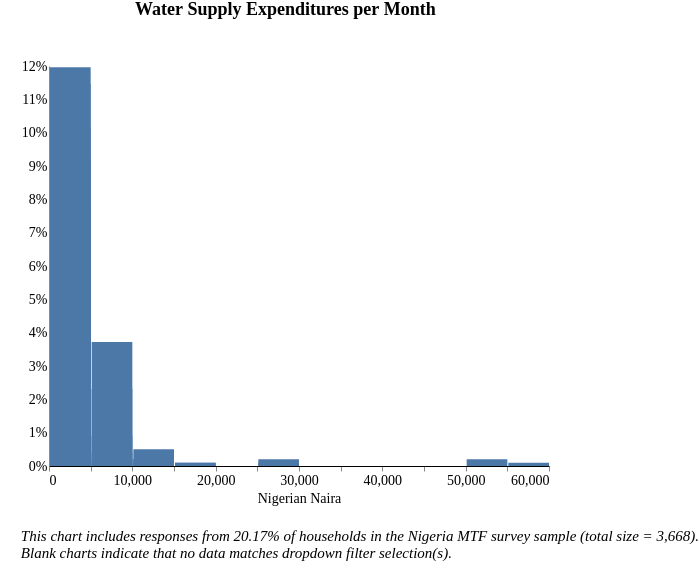

Vega-Lite specification for this chart:
### Vega-Lite specification from a JSON file in a GitHub repository (floating-point values rounded to 4 significant figures; data arrays with more than 128 entries replaced by an {"elided": "..."} marker saying what was removed)
{"width": 800, "height": 400, "config": {"title": {"fontSize": 18, "font": "Times New Roman", "anchor": "center", "fontColor": "#000000"}, "axisX": {"domain": true, "domainColor": "#000000", "grid": false, "labelFont": "Times New Roman", "labelFontSize": 14, "titleFont": "Times New Roman", "titleFontSize": 14, "titleFontWeight": "normal", "title": "X Axis Title (units)"}, "axisY": {"domain": true, "grid": false, "gridColor": "#DEDDDD", "gridWidth": 1, "labelFont": "Times New Roman", "labelFontSize": 14, "labelAngle": 0, "ticks": false, "titleFont": "Times New Roman", "titleFontSize": 14, "titleFontWeight": "normal", "titlePadding": 10, "title": "Y Axis Title (units)"}, "range": {"category": ["#2980B9", "#003366", "#FFAE19", "#D68910", "#E67E22", "#D35400", "#FF4500", "#FF6162", "#438B28", "#45B39D", "#99ADC1", "#212F3C"]}, "legend": {"labelFont": "Times New Roman", "labelFontSize": 14, "symbolType": "square", "symbolSize": 100, "titleFont": "Times New Roman", "titleFontSize": 14, "titleFontWeight": "normal", "title": "Legend", "orient": "right", "offset": 0}, "tooltip": {"font": "Open Sans"}, "view": {"stroke": "transparent", "text": {"font": "Times New Roman", "color": ["#2980B9", "#003366", "#FFAE19", "#D68910", "#E67E22", "#D35400", "#FF4500", "#FF6162", "#438B28", "#45B39D", "#99ADC1", "#212F3C"], "fontSize": 14, "align": "right", "fontWeight": 400, "size": 14}, "bar": {"size": 40, "binSpacing": 1, "continuousBandSize": 30, "discreteBandSize": 30, "fill": ["#2980B9", "#003366", "#FFAE19", "#D68910", "#E67E22", "#D35400", "#FF4500", "#FF6162", "#438B28", "#45B39D", "#99ADC1", "#212F3C"], "stroke": false}}}, "concat": [{"mark": "bar", "encoding": {"tooltip": [{"field": "l_expenditure", "title": "Response (Binned)", "type": "nominal"}, {"aggregate": "sum", "field": "pct", "format": ".2%", "title": "Percentage", "type": "quantitative"}], "x": {"axis": {"title": "Nigerian Naira"}, "bin": {"extent": [0, 60000], "step": 5000}, "field": "l_expenditure", "scale": {"clamp": true, "domain": [0, 60000]}, "type": "quantitative"}, "y": {"aggregate": "sum", "axis": {"format": "%"}, "field": "pct", "title": "", "type": "quantitative"}}, "height": 400, "selection": {"selector039": {"type": "single", "fields": ["stove"], "bind": {"input": "select", "options": [null, "3-Stone/Open Fire Stove", "Manufactured Stove Traditional", "Koresone Stove", "LPG/Natural Gas Stove", "Electric Stove"], "labels": ["All Stove Types", "3-Stone/Open Fire Stove", "Manufactured Stove Traditional", "Koresone Stove", "LPG/Natural Gas Stove", "Electric Stove"], "name": "Primary cookstove type  "}}, "selector038": {"type": "single", "fields": ["i19a"], "bind": {"input": "select", "options": [null, "Wood purchased", "Wood collected", "Charcoal", "Kerosene", "Crop Residue/Plant Biomass", "LPG/cooking gas", "Garbage", "Electric", "Piped Natural Gas", "Charcoal Briquettes", "Coal Briquette", "Biomass Briquette", "Coal/lignite", "Other, specify"], "labels": ["All Fuel Types", "Wood purchased", "Wood collected", "Charcoal", "Kerosene", "Crop Residue/Plant Biomass", "LPG/cooking gas", "Garbage", "Electric", "Piped Natural Gas", "Charcoal Briquettes", "Coal Briquette", "Biomass Briquette", "Coal/lignite", "Other"], "name": "Primary source of cooking fuel  "}}, "selector037": {"type": "single", "fields": ["c182"], "bind": {"input": "select", "options": [null, "Dry-cell battery", "National Grid Connection", "No electricity", "Electric generator", "Other, specify", "Solar Multi-Light Product", "Solar Home System", "Solar Lantern", "Local Mini Grid connection", "Rechargeable Battery"], "labels": ["All Responses", "Dry-cell battery", "National Grid Connection", "No electricity", "Electric generator", "Other", "Solar Multi-Light Product", "Solar Home System", "Solar Lantern", "Local Mini Grid Connection", "Rechargeable Battery"], "name": "Primary source of electricity  "}}, "selector033": {"type": "single", "fields": ["locality"], "bind": {"input": "select", "options": [null, 0, 1], "labels": ["National", "Urban", "Rural"], "name": "Locality Breakdown  "}}}, "title": {"text": ["Water Supply Expenditures per Month"], "color": "black", "subtitleColor": "black", "offset": 40}, "transform": [{"joinaggregate": [{"op": "count", "field": "*", "as": "total"}]}, {"calculate": "1 / datum.total", "as": "pct"}, {"bin": {"maxbins": 20}, "field": "m", "as": "mbin"}, {"filter": {"selection": "selector039"}}, {"filter": {"selection": "selector038"}}, {"filter": {"selection": "selector037"}}, {"filter": {"selection": "selector033"}}], "width": 500}], "data": {"name": "data-90805fc361d17684b813f1a679deee63"}, "padding": {"left": 20, "right": 0, "bottom": 0, "top": 0}, "title": {"text": ["", "", "This chart includes responses from 20.17% of households in the Nigeria MTF survey sample (total size = 3,668).", "Blank charts indicate that no data matches dropdown filter selection(s).", ""], "anchor": "start", "baseline": "bottom", "font": "Times New Roman", "fontSize": 15, "fontStyle": "italic", "fontWeight": "normal", "orient": "bottom"}, "$schema": "https://vega.github.io/schema/vega-lite/v4.17.0.json", "datasets": {"data-90805fc361d17684b813f1a679deee63": {"elided": "995 records"}}}
